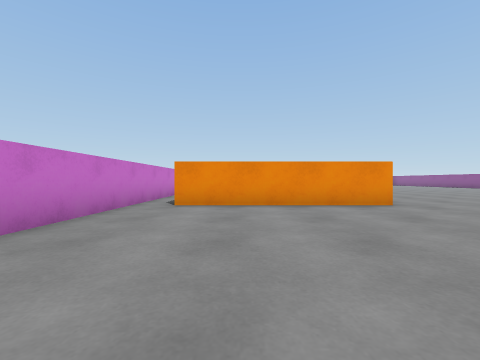
[1] (above)

17 first-person views from a walk through a scene from a Unity 3-D project. The camera is 0.58 m above the floor, looks level and sees 90° across. The floor is counted in squares, 1 m on a side. Each view is taken from the middle of a square. On the plan, view 1 faces up. The plan holds only what a view shows up to about 9 squares ahead; the rest is blank. The place goes on beyond the plan. The player character is not drawn.

[2]
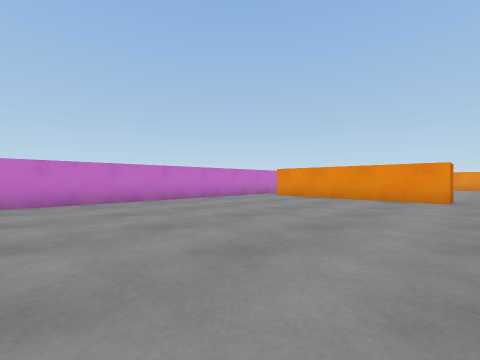

[3]
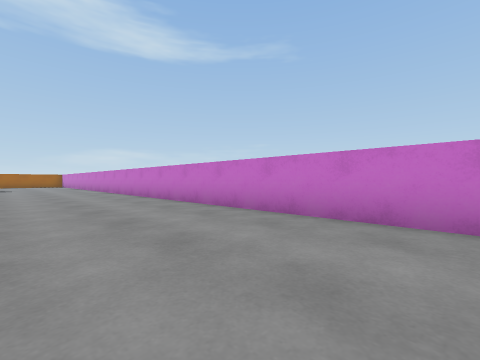

[4]
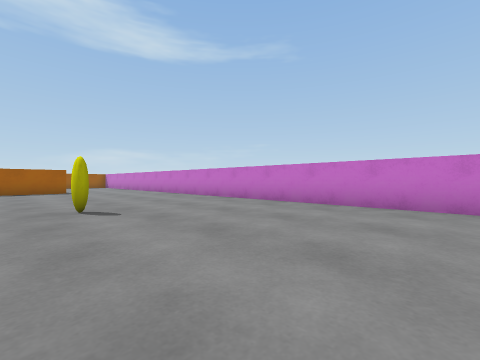

[5]
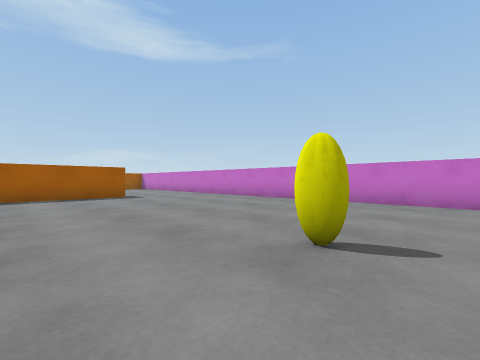

[6]
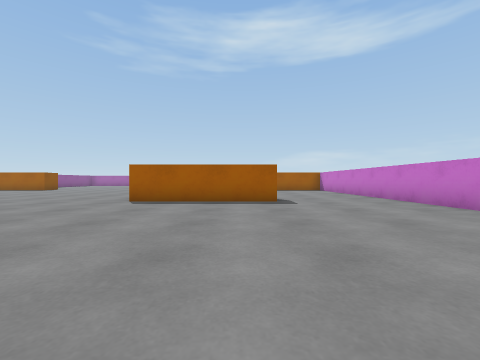

[7]
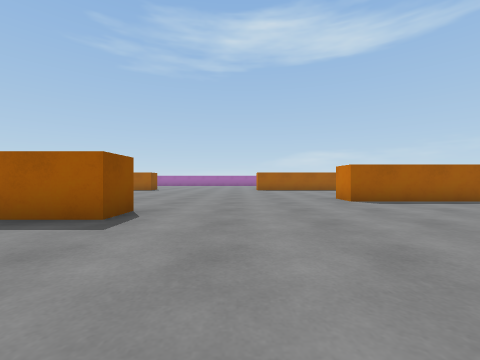

[8]
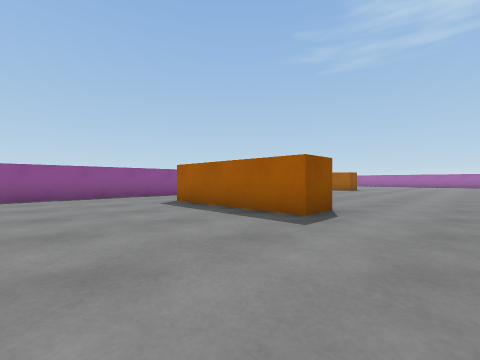

[9]
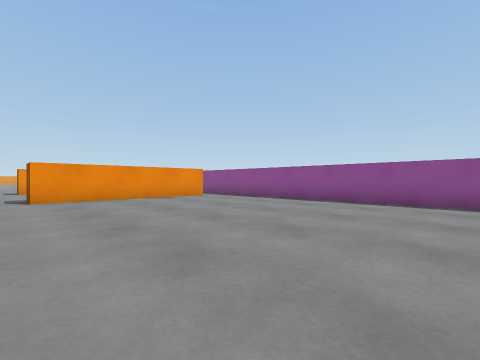

[10]
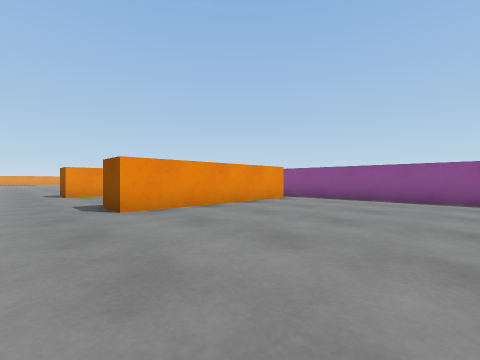

[11]
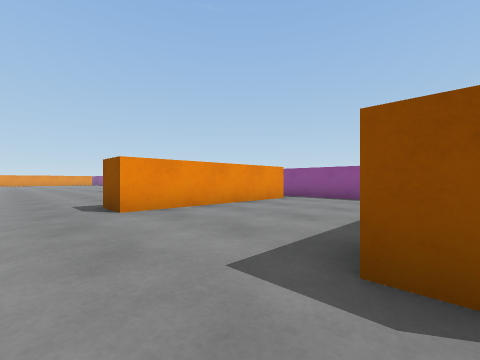

[12]
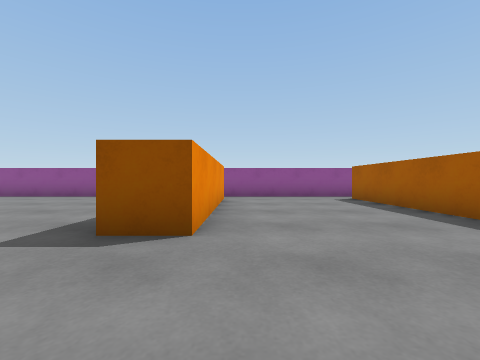

[13]
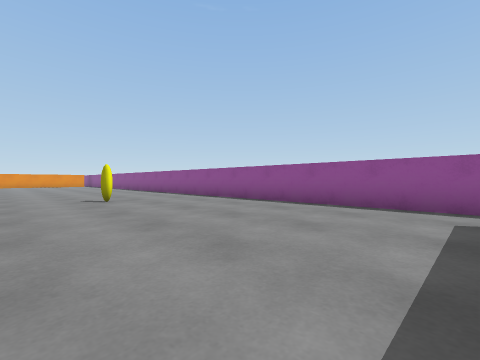

[14]
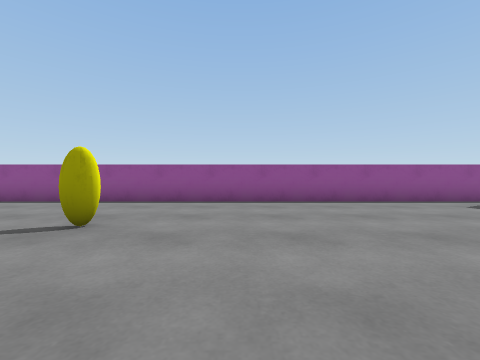

[15]
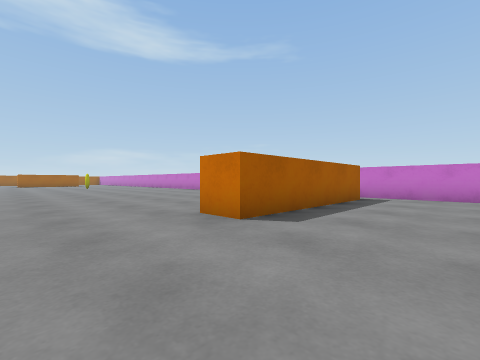

[16]
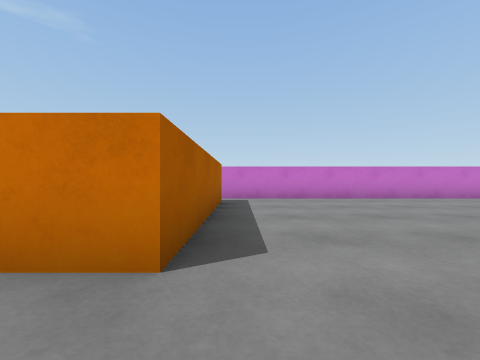

[17]
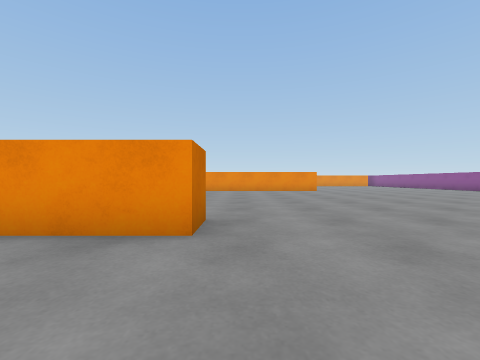

### Floor plan
Points are (right, up) in squares from view 1. A wall is a line through its corners. A room is listed if a view was taken in it or the views show most of it. See-through windows are left out.
Room 1 (views 1, 2, 3, 4, 5, 6, 7, 8, 9, 10, 11, 12, 13, 14, 15, 16, 17)
walls: (11.5, -3.5) (15.5, -3.5); (15.5, -4.5) (10.5, -4.5) (10.5, -3.5); (15.5, 0.5) (10.5, 0.5) (10.5, 1.5); (10, -14.5) (10, -13.5) (13.9, -13.5); (-1.5, 6.5) (3.5, 6.5) (3.5, 5.5) (-1.5, 5.5); (16.5, -14.2) (16.5, 10.5); (0.9, -16.5) (5, -16.5) (5, -17.5); (-2.5, 10.5) (-2.5, -17.5)

Where each view was taken, in squares from view 1:
view 1: 0 up, 0 right, facing up
view 2: 2 down, 4 right, facing up-left
view 3: 0 up, 1 right, facing down-left
view 4: 4 down, 3 right, facing down-left
view 5: 8 down, 4 right, facing down-left
view 6: 10 down, 2 right, facing down
view 7: 10 down, 8 right, facing down
view 8: 10 down, 8 right, facing down-right
view 9: 12 down, 10 right, facing up-right
view 10: 9 down, 9 right, facing up-right
view 11: 4 down, 9 right, facing up-right
view 12: 0 up, 8 right, facing right
view 13: 2 up, 11 right, facing up-right
view 14: 7 up, 10 right, facing right
view 15: 9 up, 6 right, facing down-left
view 16: 7 up, 5 right, facing left
view 17: 3 up, 4 right, facing up
